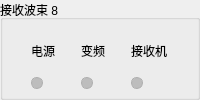
                <widget class="QGroupBox" name="gbRxBeamDevice8">
                 <property name="title">
                  <string>接收波束 8</string>
                 </property>
                 <layout class="QGridLayout" name="layoutRxBeamDevice8">
                  <property name="leftMargin">
                   <number>8</number>
                  </property>
                  <property name="topMargin">
                   <number>10</number>
                  </property>
                  <property name="rightMargin">
                   <number>8</number>
                  </property>
                  <property name="bottomMargin">
                   <number>8</number>
                  </property>
                  <property name="spacing">
                   <number>6</number>
                  </property>
                  <item row="0" column="0">
                   <widget class="QLabel" name="lblRxBeam8Power">
                    <property name="text">
                     <string>电源</string>
                    </property>
                    <property name="alignment">
                     <set>Qt::AlignCenter</set>
                    </property>
                   </widget>
                  </item>
                  <item row="1" column="0">
                   <widget class="QLabel" name="ledRxBeam8Power">
                    <property name="minimumSize">
                     <size>
                      <width>12</width>
                      <height>12</height>
                     </size>
                    </property>
                    <property name="maximumSize">
                     <size>
                      <width>12</width>
                      <height>12</height>
                     </size>
                    </property>
                    <property name="styleSheet">
                     <string notr="true">background:#BDBDBD;border:1px solid #AFAFAF;border-radius:6px;</string>
                    </property>
                    <property name="text">
                     <string/>
                    </property>
                   </widget>
                  </item>
                  <item row="0" column="1">
                   <widget class="QLabel" name="lblRxBeam8Converter">
                    <property name="text">
                     <string>变频</string>
                    </property>
                    <property name="alignment">
                     <set>Qt::AlignCenter</set>
                    </property>
                   </widget>
                  </item>
                  <item row="1" column="1">
                   <widget class="QLabel" name="ledRxBeam8Converter">
                    <property name="minimumSize">
                     <size>
                      <width>12</width>
                      <height>12</height>
                     </size>
                    </property>
                    <property name="maximumSize">
                     <size>
                      <width>12</width>
                      <height>12</height>
                     </size>
                    </property>
                    <property name="styleSheet">
                     <string notr="true">background:#BDBDBD;border:1px solid #AFAFAF;border-radius:6px;</string>
                    </property>
                    <property name="text">
                     <string/>
                    </property>
                   </widget>
                  </item>
                  <item row="0" column="2">
                   <widget class="QLabel" name="lblRxBeam8Receiver">
                    <property name="text">
                     <string>接收机</string>
                    </property>
                    <property name="alignment">
                     <set>Qt::AlignCenter</set>
                    </property>
                   </widget>
                  </item>
                  <item row="1" column="2">
                   <widget class="QLabel" name="ledRxBeam8Receiver">
                    <property name="minimumSize">
                     <size>
                      <width>12</width>
                      <height>12</height>
                     </size>
                    </property>
                    <property name="maximumSize">
                     <size>
                      <width>12</width>
                      <height>12</height>
                     </size>
                    </property>
                    <property name="styleSheet">
                     <string notr="true">background:#BDBDBD;border:1px solid #AFAFAF;border-radius:6px;</string>
                    </property>
                    <property name="text">
                     <string/>
                    </property>
                   </widget>
                  </item>
                 </layout>
                </widget>
